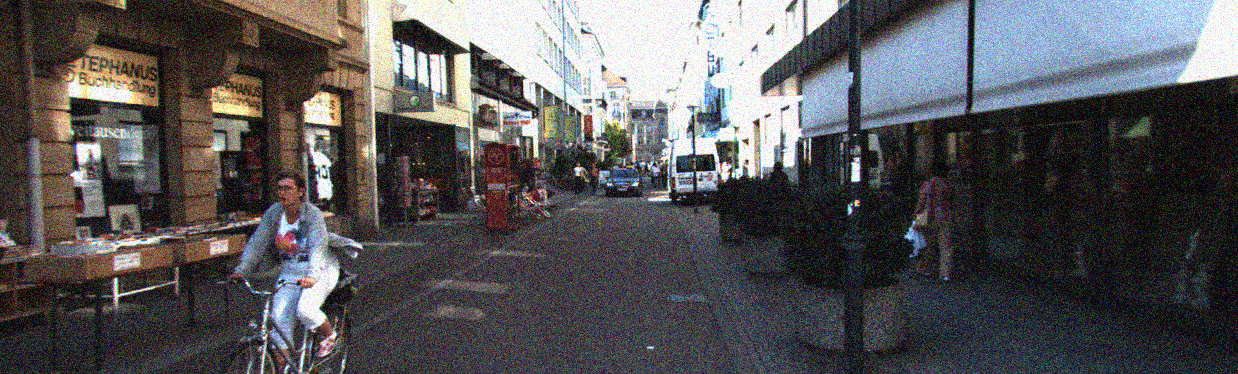
#> input picture images/gaussian_noise.png, 1238 x 374 px; its folder holds only this picture in this run
$ python filter.py   (older library calls are emulated)
#> lines starting #> are read from the running program, lines starting #| are printed output that depends on the picture
# -*- coding: utf-8 -*-


import cv2  # 利用opencv进行图像处理
import numpy as np # 利用np进行图像矩阵运算

import os # 导入文件处理库

picname = ['gaussian', 'origin', 'pepper'] # 三张图片名称集合

input_dir = './images/' # 输入图片文件夹
out_dir = './task1/' # 输出图片文件夹
doc = os.listdir(input_dir) # 所有图片文件名称列表

pic = [] # 定义空的数组用以储存图像矩阵

def CutImg(img, h, w, ksize): # 定义图片裁剪函数，将卷积前填充的多余像素裁剪
    '''
    img: 待处理图像
    h,w : 原图像长，宽
    ksize: 卷积核大小
    '''

    n = ksize//2 # 根据卷积核大小确定裁剪范围
    result = img[n:h+n, n:w+n] # 裁剪
    return result # 返回结果

def Sobel(img, numb): # 定义sobel滤波函数
    '''
    img: 待处理图像
    numb: 保存图片名称代号
    '''

    x = cv2.Sobel(img,cv2.CV_16S,1,0, ksize=3) # 用3×3的sobel算子进行x方向滤波
    y = cv2.Sobel(img,cv2.CV_16S,0,1, ksize=3) # y方向滤波

    absX = cv2.convertScaleAbs(x)  # 转回uint8编码
    absY = cv2.convertScaleAbs(y)

    absX = CutImg(absX, 374, 1238, 3) # 裁剪图像
    absY = CutImg(absY, 374, 1238, 3)

    cv2.imwrite(out_dir + '3x3_Sobel_x_' + picname[numb] + '.png', absX) # 保存图像
    cv2.imwrite(out_dir + '3x3_Sobel_y_' + picname[numb] + '.png', absY)

    '''
    3×3 Sobel算子
    X方向:[-1 0 +1          Y方向:[-1 -2 -1
           -2 0 +2                 0  0  0
           -1 0 +1]               +1 +2 +1]
    '''

def DerivativeFilter(img,numb): # 定义导数滤波函数
    '''
    img: 待处理图像
    numb: 保存图片名称代号
    '''

    xkernel = np.array(([0, 0, 0],[-0.5, 0, 0.5],[0, 0, 0])) # x方向3×3导数滤波算子
    ykernel = np.array(([0, -0.5, 0],[0, 0, 0],[0, 0.5, 0])) # y方向

    dstx = cv2.filter2D(img, -1, xkernel, (1,1)) # x方向导数滤波
    dsty = cv2.filter2D(img, -1, ykernel, (1,1)) # y方向

    dstx = CutImg(dstx, 374, 1238, 3) # 裁剪图像
    dsty = CutImg(dsty, 374, 1238, 3)

    cv2.imwrite(out_dir + '3x3_Derivative_x_' + picname[numb] + '.png', dstx) # 保存图像
    cv2.imwrite(out_dir + '3x3_Derivative_y_' + picname[numb] + '.png', dsty)

    '''
    3×3 导数滤波算子
    X方向:[0  0  0          Y方向:[0 -1  0
          -1 +1  0                0 +1  0
           0  0  0]               0  0  0]
    '''

def MedianFilter(img, numb): #定义中值滤波函数
    '''
    img: 待处理图像
    numb: 保存图片名称代号
    '''

    med = cv2.medianBlur(img, 3) # 卷积核尺寸为3的中值滤波

    med = CutImg(med, 374, 1238, 3) # 裁剪图像

    cv2.imwrite(out_dir + '3x3_Median_' + picname[numb] + '.png', med) # 保存图像

def MeanFilter(img, numb): # 定义均值滤波函数
    '''
    img: 待处理图像
    numb: 保存图片名称代号
    '''

    m = cv2.blur(img,(3,3)) # 3×3卷积核均值滤波

    m = CutImg(m, 374, 1238, 3) # 裁剪图像

    cv2.imwrite(out_dir + '3x3_Mean_' + picname[numb] + '.png', m) # 保存图像

    '''
    3×3 均值滤波算子
    [1  1  1
     1  1  1
     1  1  1]
    '''

def GaussianFilter(img, numb): # 定义高斯滤波函数
    '''
    img: 待处理图像
    numb: 保存图片名称代号
    '''

    gau = cv2.GaussianBlur(img, (3, 3), 0, 0) # 使用3×3高斯滤波器滤波

    gau = CutImg(gau, 374, 1238, 3) # 裁剪图像

    cv2.imwrite(out_dir + '3x3_Gauss_' + picname[numb] + '.png', gau) # 保存图像

for file in doc:
    I = cv2.imread(input_dir+file, 0) # 依次读取全部灰度图片
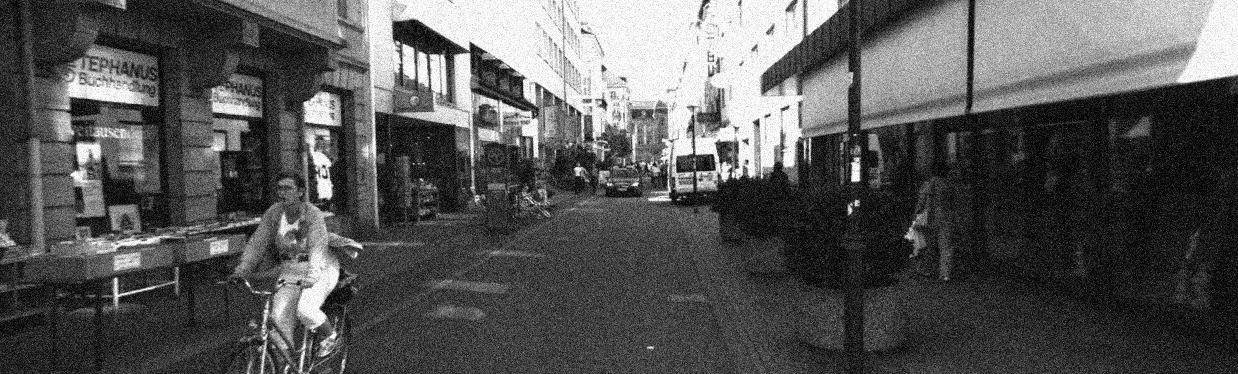
#> I: shape (374, 1238); min 0, max 255, mean 86.6
    L = cv2.copyMakeBorder(I, 1, 1, 1, 1, cv2.BORDER_REPLICATE) # 根据边缘像素值向外扩充1个相同的像素
    pic.append(L) # 储存灰度图像矩阵
    cv2.imwrite(out_dir + file, I) # 保存灰度图像

for i in range(len(pic)): # 对所有图像进行滤波
    Sobel(pic[i], i) # Sobel滤波
    DerivativeFilter(pic[i], i) # 导数滤波
    MedianFilter(pic[i], i) # 中值滤波
    MeanFilter(pic[i], i) # 均值滤波
    GaussianFilter(pic[i], i) # 高斯滤波
#> this loop made 1 pass
#> (xkernel in DerivativeFilter, ykernel in DerivativeFilter) on pass 1: ([[0, 0, 0], [-0.5, 0, 0.5], [0, 0, 0]], [[0, -0.5, 0], [0, 0, 0], [0, 0.5, 0]])
#> pass 1, in Sobel, `x = cv2.Sobel(img,cv2.CV_16S,1,0, ksize=3)`:
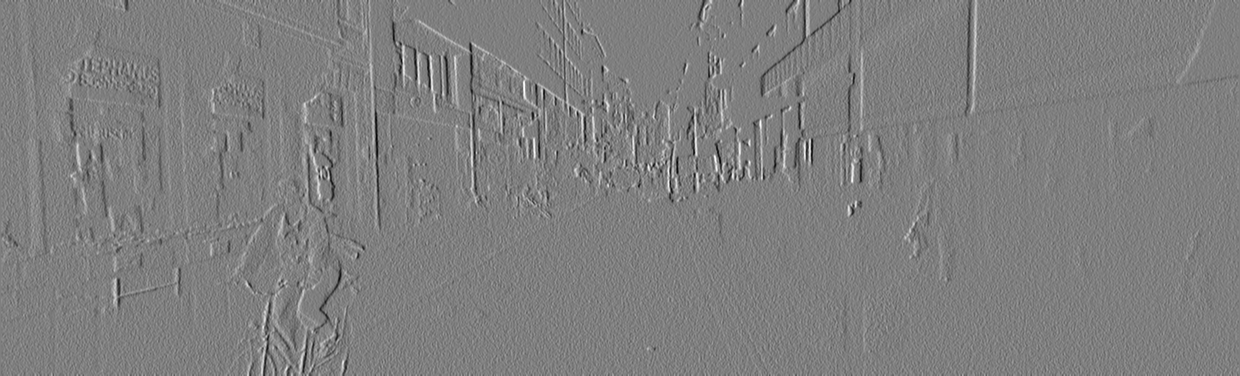
#> x: shape (376, 1240) int16; min -866, max 870, mean 0.2; drawn with min black and max white
#> pass 1, in Sobel, `y = cv2.Sobel(img,cv2.CV_16S,0,1, ksize=3)`:
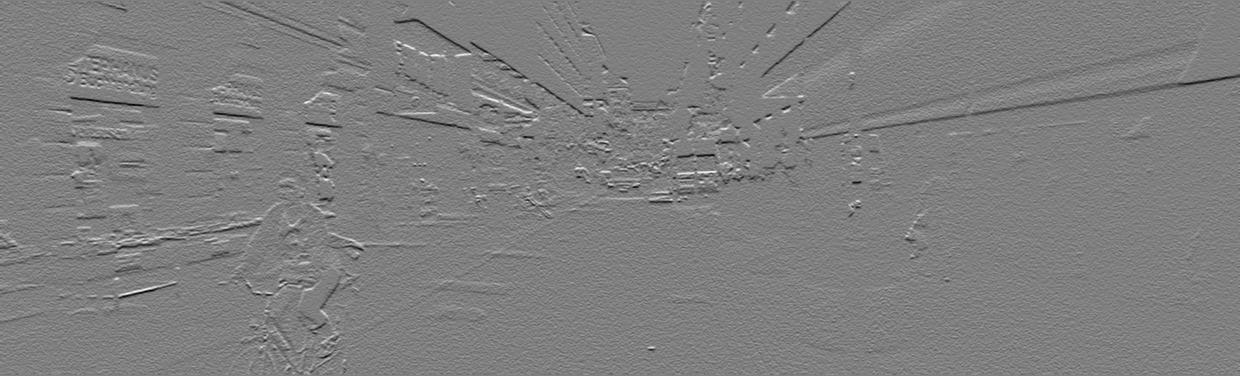
#> y: shape (376, 1240) int16; min -869, max 869, mean -2.3; drawn with min black and max white
#> pass 1, in Sobel, `absX = cv2.convertScaleAbs(x)`:
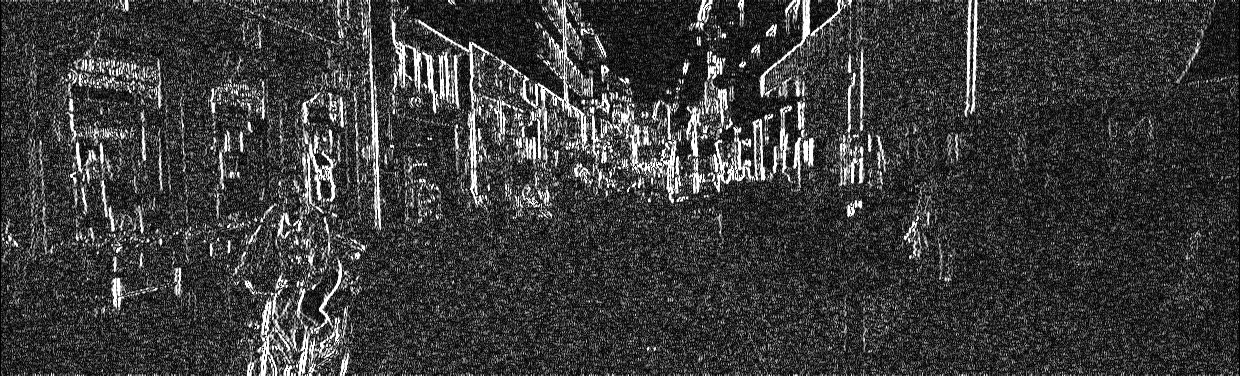
#> absX: shape (376, 1240); min 0, max 255, mean 58.4
#> pass 1, in Sobel, `absY = cv2.convertScaleAbs(y)`:
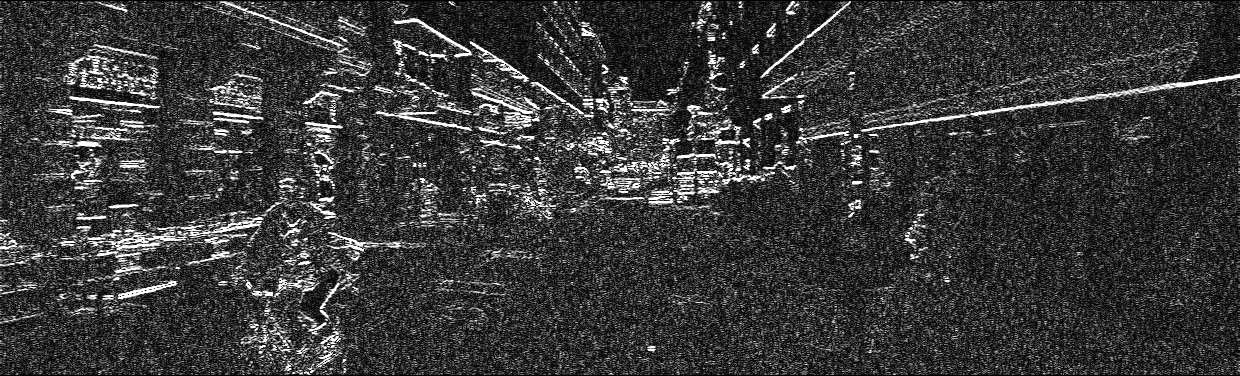
#> absY: shape (376, 1240); min 0, max 255, mean 56.6

$ run again, on images/wheel.png
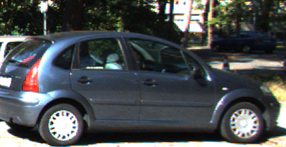
#> input picture images/wheel.png, 286 x 147 px
#> the loop `for i in range(len(pic)):` made 1 pass
#> (xkernel in DerivativeFilter, ykernel in DerivativeFilter) on pass 1: ([[0, 0, 0], [-0.5, 0, 0.5], [0, 0, 0]], [[0, -0.5, 0], [0, 0, 0], [0, 0.5, 0]])
#> pass 1, in Sobel, `absX = cv2.convertScaleAbs(x)`:
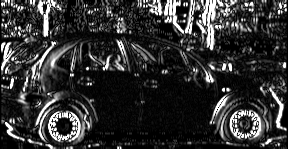
#> absX: shape (149, 288); min 0, max 255, mean 49.9
#> pass 1, in Sobel, `absY = cv2.convertScaleAbs(y)`:
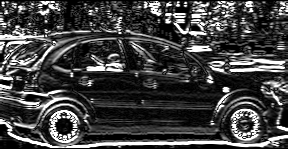
#> absY: shape (149, 288); min 0, max 255, mean 65.8
